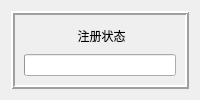
              <widget class="QWidget" name="page_enrollState_key">
               <layout class="QHBoxLayout" name="horizontalLayout_20">
                <item>
                 <widget class="QFrame" name="frame_table_state_key">
                  <property name="frameShape">
                   <enum>QFrame::Box</enum>
                  </property>
                  <property name="frameShadow">
                   <enum>QFrame::Raised</enum>
                  </property>
                  <property name="lineWidth">
                   <number>2</number>
                  </property>
                  <layout class="QVBoxLayout" name="verticalLayout_10">
                   <item>
                    <widget class="QLabel" name="label_enroll_state_key">
                     <property name="text">
                      <string> 注册状态</string>
                     </property>
                     <property name="alignment">
                      <set>Qt::AlignCenter</set>
                     </property>
                    </widget>
                   </item>
                   <item>
                    <widget class="QProgressBar" name="progressBar_key">
                     <property name="styleSheet">
                      <string notr="true"/>
                     </property>
                     <property name="value">
                      <number>0</number>
                     </property>
                     <property name="alignment">
                      <set>Qt::AlignCenter</set>
                     </property>
                     <property name="textVisible">
                      <bool>false</bool>
                     </property>
                    </widget>
                   </item>
                  </layout>
                 </widget>
                </item>
               </layout>
              </widget>
